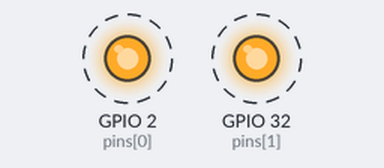
A program run on a simulated ESP32 board running MicroPython. Parts: output pins drawn as LEDs (lit = HIGH). Dashed ring = blinking. WiFi joins after 1.5 s; random numbers come from a fixed seed; what the program prints to the serial console is not drawn.

Above: at 2.08 s.
Timing chart, 0 to 5.0 s (numbered marks = the images above):
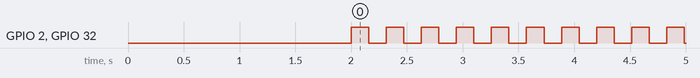

The program:

main.py
```python
import random

import network
import time
import machine


class BoardManager:
    def __init__(self):
        self.home_wifi_ssid = 'natmini'
        self.home_widi_pass = 'I9pReli93nYIerjnO5'
        self.wifi = network.WLAN(network.STA_IF)


    def connect_wifi(self):
        self.wifi.active(True)
        if not self.wifi.isconnected():
            print(f"Connecting to WIFI network -> {self.home_wifi_ssid}... ")
            self.wifi.connect(self.home_wifi_ssid, self.home_widi_pass)

            # Wait until connected
            while not self.wifi.isconnected():
                time.sleep(1)
            print(f"Connected to WIFI network -> {self.home_wifi_ssid}")


    def create_hotspot(self, ssid='esp32 board', password='password12345'):
        ap = network.WLAN(network.AP_IF)
        ap.active(True)

        try:
            ap.config(essid=ssid,
                      password=password,
                      authmode=network.AUTH_WPA2_PSK)

            while not ap.active():
                pass

            print('Access Point Created')
            print(f'SSID: {ssid}')
            print(f'Password: {password}')
            print(f'IP Address: {ap.ifconfig()[0]}')

        except OSError as e:
            print(f"Error: {e}")
            print("Make sure password is at least 8 characters long")


    def blink_onboard_led(self):
        pins = [
            machine.Pin(i, machine.Pin.OUT)
            for i in [2,32]
        ]
        wait_time = random.randint(20, 980)/1000
        while True:
            [pin.on() for pin in pins]
            time.sleep(wait_time)
            [pin.off() for pin in pins]
            time.sleep(wait_time)

    def start(self):
        self.connect_wifi()
        self.blink_onboard_led()


if __name__ == '__main__':
    board = BoardManager()
    board.start()
```

Measured:
- by itself, GPIO 2 (pins[0]), GPIO 32 (pins[1]): alternates HIGH for 0.16 s and LOW for 0.16 s
